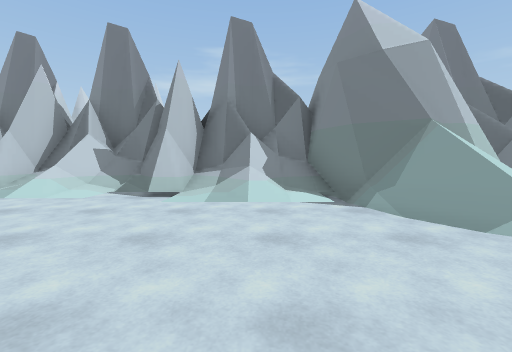
[1] (above)

23 first-person views from a walk through a scene from a Unity 3-D project. The camera is 1.2 m above the floor, tilts 4° down and sees 90° across. The floor is counted in squares, 1.8 m on a side. Each view is taken from the middle of a square. On the plan, view 1 faces up. The plan holds only what a view shows up to about 9 squares ahead; the rest is blank. The place goes on beyond the plan. The player is left out.

[2]
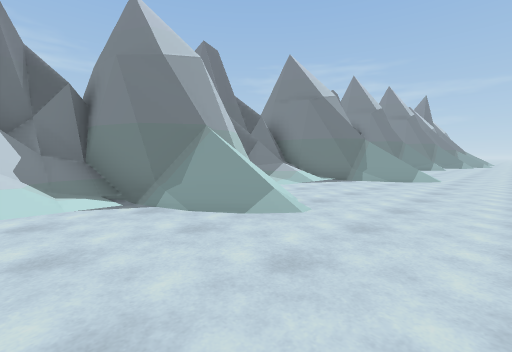

[3]
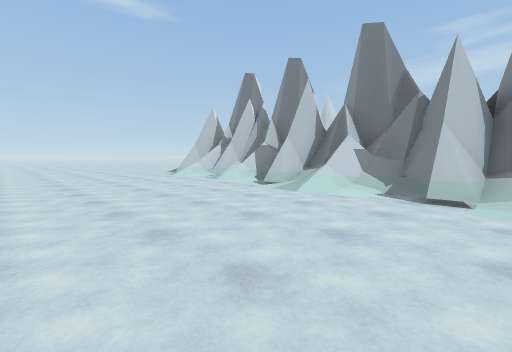

[4]
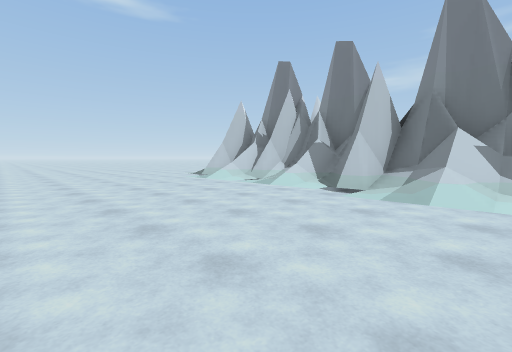

[5]
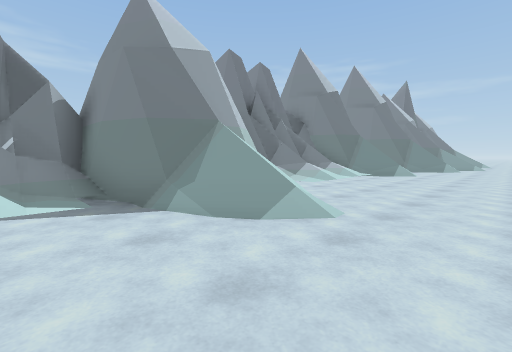

[6]
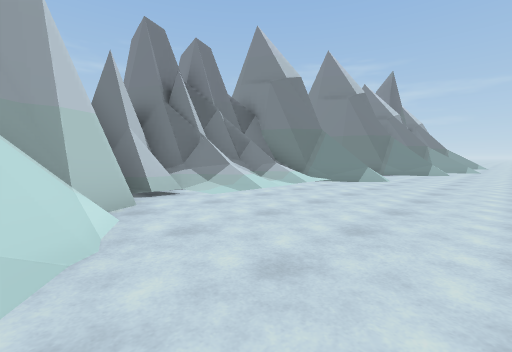

[7]
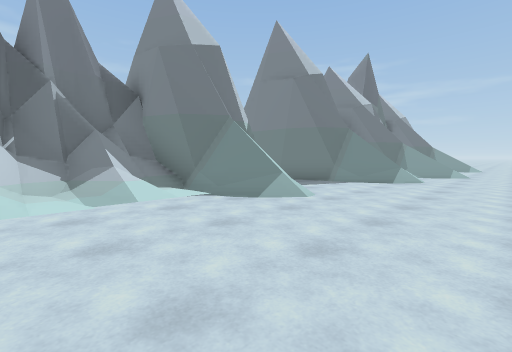

[8]
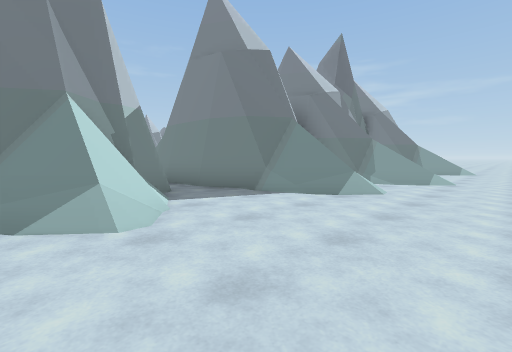

[9]
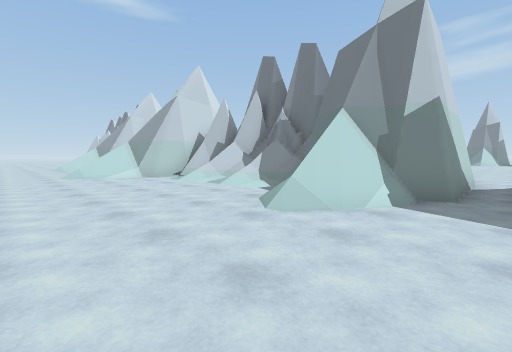

[10]
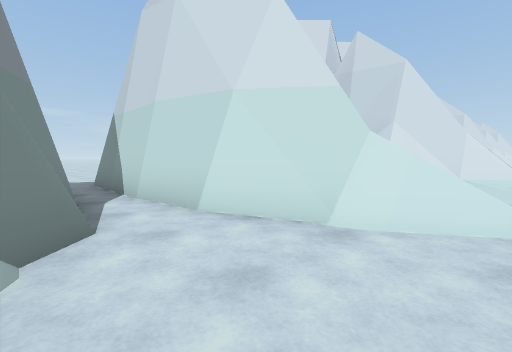

[11]
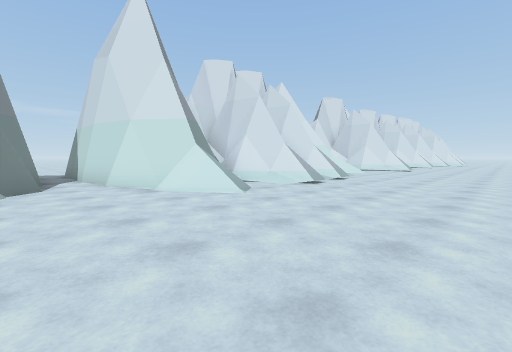

[12]
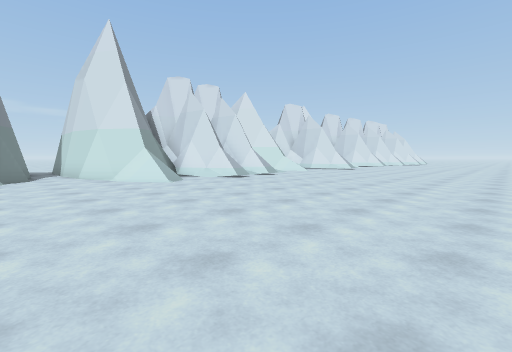

[13]
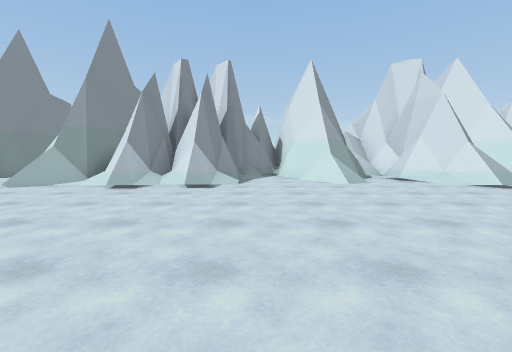

[14]
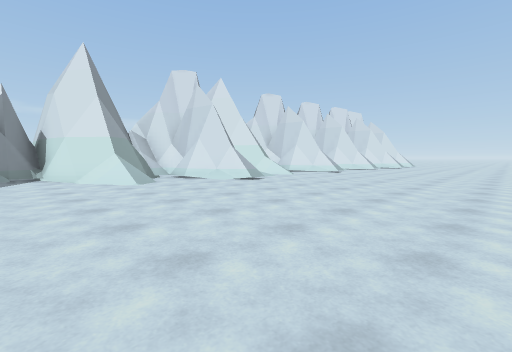

[15]
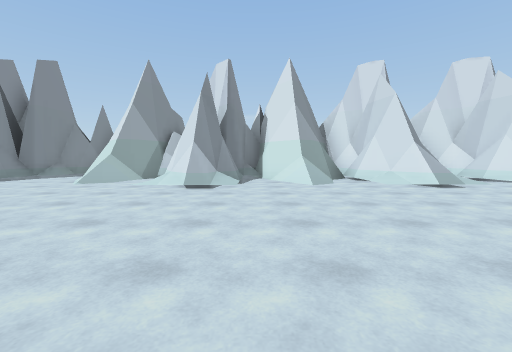

[16]
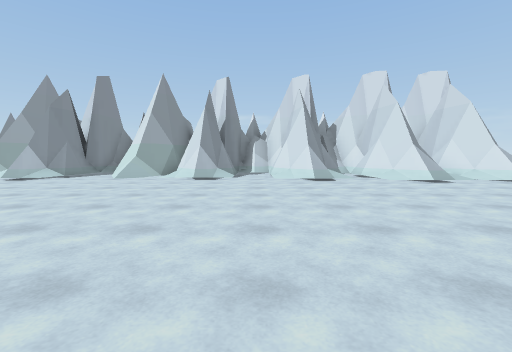

[17]
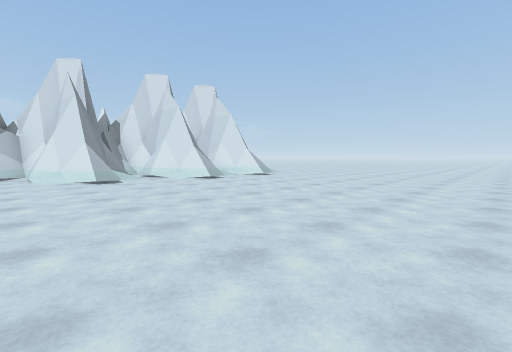

[18]
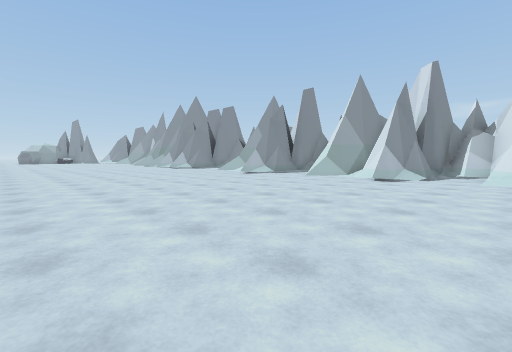

[19]
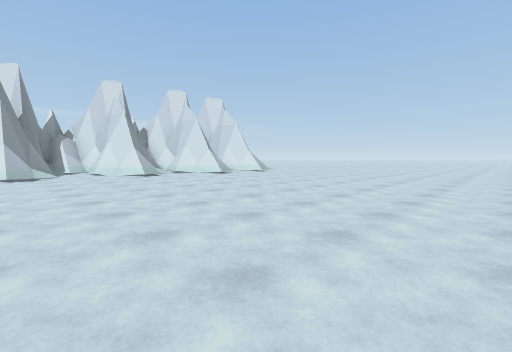

[20]
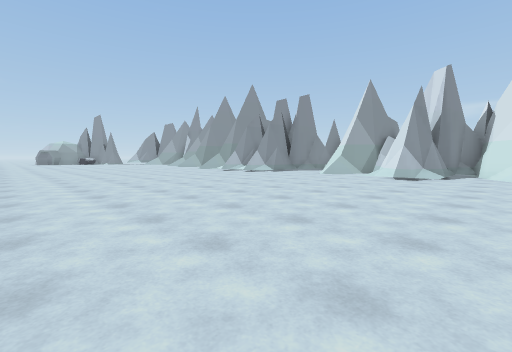

[21]
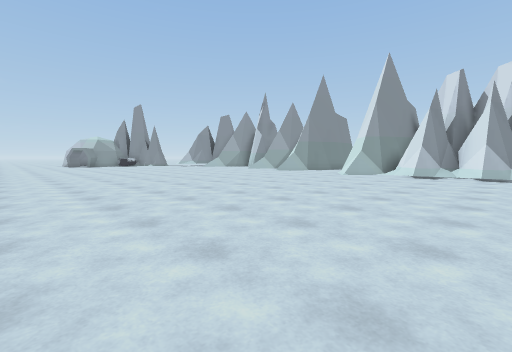

[22]
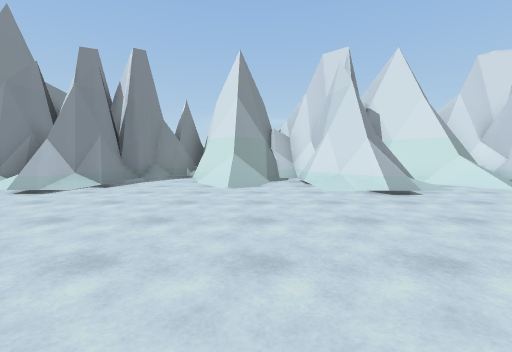

[23]
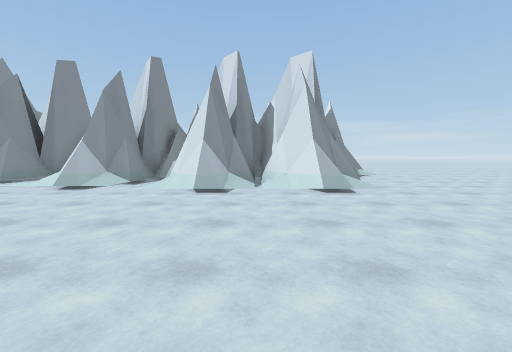

### Floor plan
Key: @ floor where view 1 was taken; # wall or solid block; . floor; / step, stairs or slope; = window, fence, low wall or low ledge.
Columns run from 9 left of view 1 to 20 right of it. Each row starts with its distance up from view 1.
 22 ..........           .........
 21 ..........  ..................
 20 ..............................
 19 ..............................
 18 ..............................
 17 ..............................
 16 ..............................
 15 ..............................
 14 ..............................
 13 //=/..........................
 12 ####/#/./=/...=#.....=/#//=...
 11 #######.##///.##.//..######...
 10 #######.#####.##.//..#######.#
  9 ### ###=########/###/####  #.#
  8 ### ################## ##  #.#
  7 ###########    ##  ######  #.#
  6 /#=######### ####   ########.#
  5 ////#//#/=/###//## ##//=/###.#
  4 ....///.///###//.###.////##/.#
  3 ...........==....==/.....//..=
  2 .................//...........
  1 ..............................
  0 .........@....................

Positions as (right, up) in squares from view 1, and headings:
1: (0, 0), facing up
2: (0, 0), facing up-right
3: (-1, 0), facing up-left
4: (-3, 0), facing up-left
5: (6, 0), facing up-right
6: (9, 0), facing up-right
7: (13, 0), facing up-right
8: (16, 0), facing up-right
9: (19, 0), facing up-left
10: (20, 12), facing down-left
11: (20, 16), facing down-left
12: (20, 19), facing down-left
13: (11, 18), facing down
14: (11, 18), facing down-left
15: (4, 18), facing down
16: (-2, 20), facing down
17: (-2, 20), facing down-left
18: (-3, 20), facing down-right
19: (0, 22), facing down-left
20: (3, 21), facing down-right
21: (12, 22), facing down-right
22: (8, 17), facing down
23: (-8, 18), facing down
